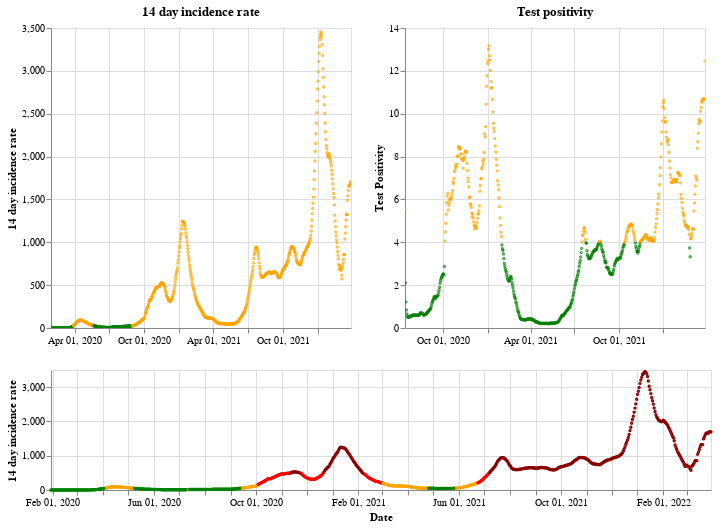

Here is the notebook cell this chart was saved with:
### Markdown cell above
## England

### Code cell
plot_traffic_light('England')

### Figure 1 — Vega-Lite specification as saved in the notebook (floating-point values rounded to 4 significant figures; data arrays with more than 128 entries replaced by an {"elided": "..."} marker saying what was removed)
{"config": {"view": {"continuousWidth": 400, "continuousHeight": 300}}, "vconcat": [{"hconcat": [{"mark": {"type": "point", "size": 2}, "encoding": {"color": {"condition": {"value": "green", "test": "(datum.twoWeeklyCasesRate <= 25)"}, "value": "orange"}, "tooltip": [{"type": "nominal", "field": "areaName"}, {"type": "temporal", "field": "date"}, {"type": "quantitative", "field": "twoWeeklyCasesRate"}, {"type": "quantitative", "field": "testPositivity"}], "x": {"type": "temporal", "axis": {"title": ""}, "field": "date", "scale": {"domain": {"selection": "DateBrush"}}, "timeUnit": "yearmonthdate"}, "y": {"type": "quantitative", "axis": {"title": "14 day incidence rate"}, "field": "twoWeeklyCasesRate"}}, "title": "14 day incidence rate", "width": 300}, {"mark": {"type": "point", "size": 2}, "encoding": {"color": {"condition": {"value": "green", "test": "(datum.testPositivity <= 4)"}, "value": "orange"}, "tooltip": [{"type": "nominal", "field": "areaName"}, {"type": "temporal", "field": "date"}, {"type": "quantitative", "field": "twoWeeklyCasesRate"}, {"type": "quantitative", "field": "testPositivity"}], "x": {"type": "temporal", "axis": {"title": ""}, "field": "date", "scale": {"domain": {"selection": "DateBrush"}}, "timeUnit": "yearmonthdate"}, "y": {"type": "quantitative", "axis": {"title": "Test Positivity"}, "field": "testPositivity"}}, "title": "Test positivity", "width": 300}]}, {"layer": [{"mark": {"type": "point", "size": 2}, "encoding": {"color": {"condition": {"value": "orange", "test": "(((datum.testPositivity < 4) && (datum.twoWeeklyCasesRate >= 50)) && (datum.twoWeeklyCasesRate < 200))"}, "value": "red"}, "opacity": {"condition": {"value": 1, "test": "((datum.twoWeeklyCasesRate >= 50) && (datum.twoWeeklyCasesRate < 500))"}, "value": 0}, "tooltip": [{"type": "nominal", "field": "areaName"}, {"type": "temporal", "field": "date"}, {"type": "quantitative", "field": "twoWeeklyCasesRate"}, {"type": "quantitative", "field": "testPositivity"}], "x": {"type": "temporal", "axis": {"title": "Date"}, "field": "date", "timeUnit": "yearmonthdate"}, "y": {"type": "quantitative", "axis": {"title": "14 day incidence rate"}, "field": "twoWeeklyCasesRate"}}, "selection": {"DateBrush": {"type": "interval", "encodings": ["x"], "fields": ["Time"]}}}, {"mark": {"type": "point", "size": 2}, "encoding": {"color": {"value": "darkred"}, "opacity": {"condition": {"value": 1, "test": "(datum.twoWeeklyCasesRate >= 500)"}, "value": 0}, "tooltip": [{"type": "nominal", "field": "areaName"}, {"type": "temporal", "field": "date"}, {"type": "quantitative", "field": "twoWeeklyCasesRate"}, {"type": "quantitative", "field": "testPositivity"}], "x": {"type": "temporal", "axis": {"title": "Date"}, "field": "date", "timeUnit": "yearmonthdate"}, "y": {"type": "quantitative", "axis": {"title": "14 day incidence rate"}, "field": "twoWeeklyCasesRate"}}}, {"mark": {"type": "point", "size": 2}, "encoding": {"color": {"condition": {"value": "green", "test": "((datum.testPositivity < 4) && (datum.twoWeeklyCasesRate < 50))"}, "value": "orange"}, "opacity": {"condition": {"value": 1, "test": "(datum.twoWeeklyCasesRate < 50)"}, "value": 0}, "tooltip": [{"type": "nominal", "field": "areaName"}, {"type": "temporal", "field": "date"}, {"type": "quantitative", "field": "twoWeeklyCasesRate"}, {"type": "quantitative", "field": "testPositivity"}], "x": {"type": "temporal", "axis": {"title": "Date"}, "field": "date", "timeUnit": "yearmonthdate"}, "y": {"type": "quantitative", "axis": {"title": "14 day incidence rate"}, "field": "twoWeeklyCasesRate"}}}], "height": 120, "width": 660}], "data": {"name": "data-97391557a21b59427acf691f436cbdb6"}, "$schema": "https://vega.github.io/schema/vega-lite/v4.8.1.json", "datasets": {"data-97391557a21b59427acf691f436cbdb6": {"elided": "791 records"}}}
